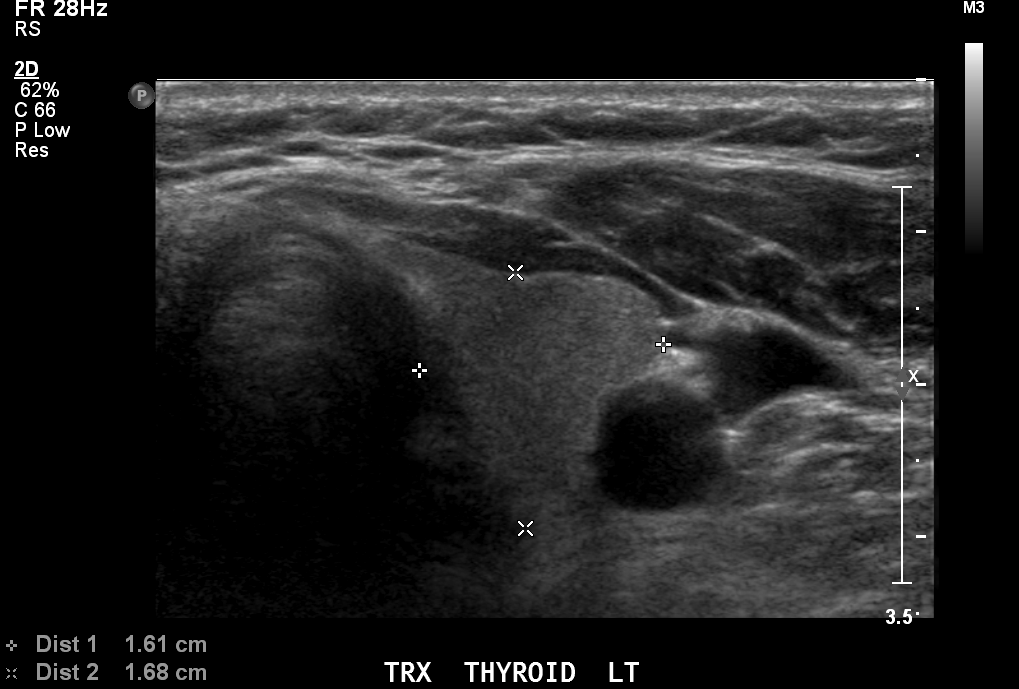
#> input picture Private dataset pre-processing/Data/1 Left Trans Normal Marked.tif, 1019 x 689 px
$ jupyter execute --allow-errors Pre-process-OneImage.ipynb   (shell and % lines are left out)   (older library calls are emulated)
#> lines starting #> are read from the running program, lines starting #| are printed output that depends on the picture; after the words box and inside, x2 and y2 are one past the last pixel; in counts of white or black regions, pixels touching at a corner belong together
[cell 1]
import warnings
warnings.filterwarnings('always')
warnings.filterwarnings('ignore')

import cv2
import numpy as np
from skimage import io
import skimage.morphology as morph
import skimage.color as color
import skimage.measure as measure
import skimage.feature as feature
import skimage.util as util
from sklearn.feature_extraction.image import extract_patches_2d
from scipy.fftpack import dctn
from scipy.fftpack import idctn

import matplotlib.pyplot as plt

# Read image file
img = cv2.imread("Data/1 Left Trans Normal Marked.tif")
#> img is the input picture: shape (689, 1019, 3); min 0, max 255, mean 33.3
# [7 lines of commented-out code are left out]
io.imshow(img)

[cell 2]
# Convert image to grayscale
gray = cv2.cvtColor(img,cv2.COLOR_BGR2GRAY)

# Display grayscale image
io.imshow(gray)

[cell 3]
# Threshold image to form a binary image
# Label the binary image and retain (crop image) the connected component with largest area

ret,thresh = cv2.threshold(gray, 0, 255, 0)
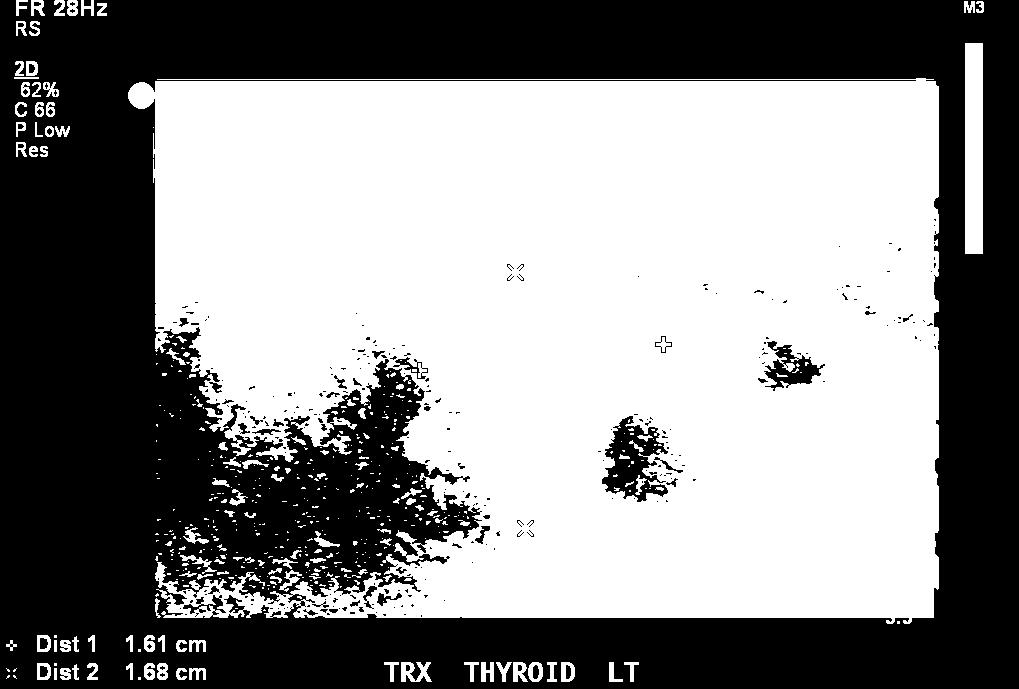
#> thresh: shape (689, 1019); 53.9% white; 294 black regions (246 under 20 px)
im2, contours, hierarchy = cv2.findContours(thresh, cv2.RETR_TREE,
                                                                    cv2.CHAIN_APPROX_SIMPLE)
#> contours = 936 contours, 762 with area under 20; largest, box (x1, y1, x2, y2) and area: (128, 78, 939, 624) 367502, (965, 43, 983, 254) 3570, (601, 415, 669, 503) 3478, (763, 340, 826, 392) 1444, (401, 662, 432, 682) 324
areas = [cv2.contourArea(c) for c in contours]
#> areas = 936 values, max 367502.5 at index 472, min 0 at index 59, mean 416.8
max_index = np.argmax(areas)
#> max_index = 472
cnt=contours[max_index]
#> cnt = contour of 2452 points, box (x1, y1, x2, y2) (128, 78, 939, 624), area 367502
x, y, w, h = cv2.boundingRect(cnt)
#> x = 128; y = 78; w = 811; h = 546
crop_img_for_tick_bar = gray[y:y+h, x+20:x+w+40]
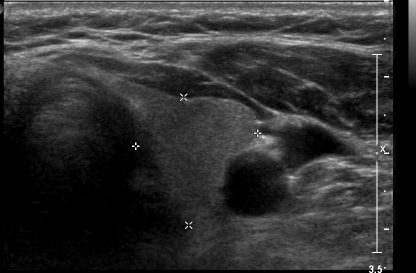
#> crop_img_for_tick_bar: shape (546, 831) (shown at 1/2 size); min 0, max 255, mean 48.4
crop_img = gray[y:y+h, x+20:x+w-20]
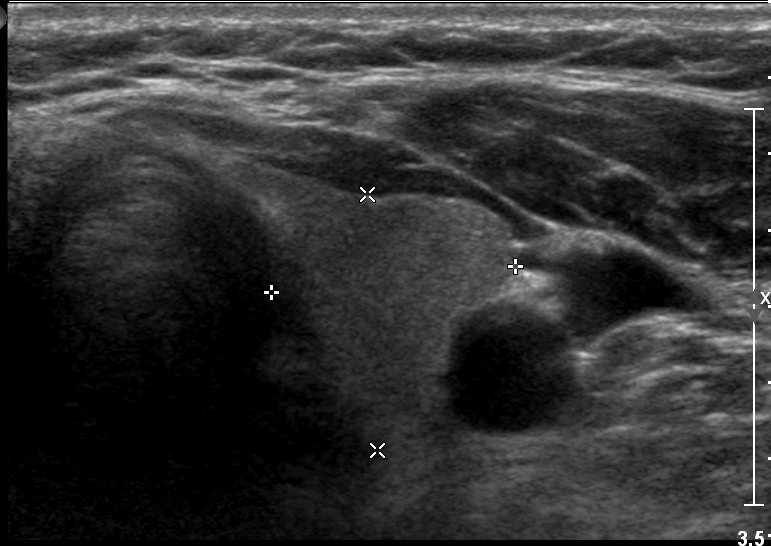
#> crop_img: shape (546, 771); min 0, max 255, mean 50.3
io.imshow(crop_img)

[cell 4]
# Histogram of image

img_hist, bin_edges = np.histogram(crop_img, bins=256, range=(0, 255))
#> img_hist = 256 values, max 63232 at index 0, min 0 at index 1, mean 1644.4; bin_edges = 257 values from 0 to 255
plt.figure()
plt.bar(range(1, 257, 1), img_hist)
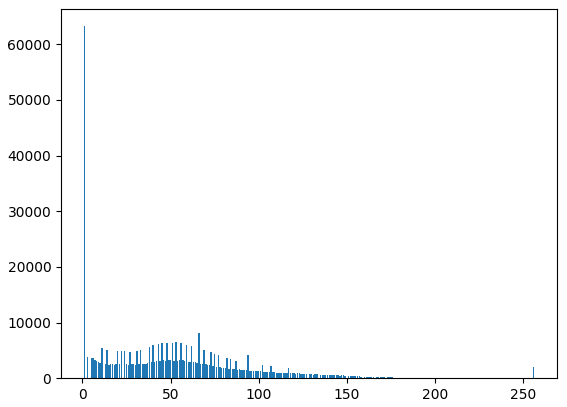
#> figure drawn by matplotlib, 1 panel; tallest bar 63232 high, from x = 0.6 to 1.4

[cell 5]
# Divide graylevel of histogram into 3 parts (0:100; 101:200; 201:255)

hist_1 = img_hist[0:101]
#> hist_1 = 101 values, max 63232 at index 0, min 0 at index 1, mean 3683.5
hist_2 = img_hist[101:201]
#> hist_2 = 100 values, max 2402 at index 0, min 0 at index 26, mean 466.6
hist_3 = img_hist[201:256]
#> hist_3 = 55 values, max 2041 at index 54, min 0 at index 2, mean 41.4

# Find the histogram peak at each of the three divided parts
hist_1_peak = np.argmax(hist_1)+1
#> hist_1_peak = 1
hist_2_peak = np.argmax(hist_2)+101
#> hist_2_peak = 101
hist_3_peak = np.argmax(hist_3)+201
#> hist_3_peak = 255

# Declare a binary mask (initially all zeros) of same size as the cropped image
bin_mask = np.zeros_like(crop_img, dtype=bool)

# Get all the x,y co-ordinates where the cropped image has the same intensity as the histogram peaks
pts_1 = np.where(crop_img == hist_1_peak)
#> pts_1 = (empty array, empty array)
pts_1 = np.transpose(np.vstack(pts_1))
#> pts_1 = empty array

pts_2 = np.where(crop_img == hist_2_peak)
#> pts_2 = 2402 positions, rows 3 to 536, columns 8 to 770
pts_2 = np.transpose(np.vstack(pts_2))
#> pts_2 = 2402 pairs, first value 3 to 536, second value 8 to 770

pts_3 = np.where(crop_img == hist_3_peak)
#> pts_3 = 2041 positions, rows 0 to 545, columns 9 to 770
pts_3 = np.transpose(np.vstack(pts_3))
#> pts_3 = 2041 pairs, first value 0 to 545, second value 9 to 770

# Assign all the x,y points collected as 1 (True) in binary mask
for r,c in pts_1:
    bin_mask[r, c] = True
#> this loop made 0 passes
#> bin_mask: shape (546, 771) bool; every value is 0

for r,c in pts_2:
    bin_mask[r, c] = True
#> this loop made 2402 passes
#> (r, c) on passes 1 to 3: (3, 48), (3, 50), (3, 85)
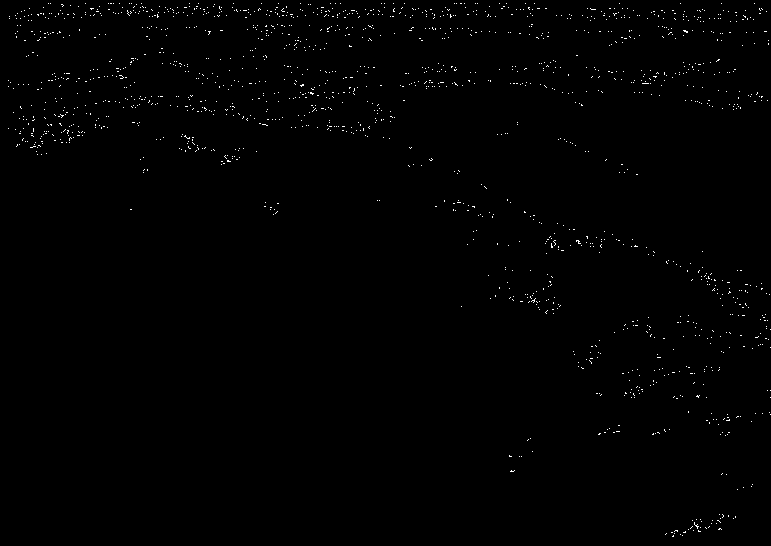
#> bin_mask: shape (546, 771) bool; 0.57% white in thin lines or dots

for r,c in pts_3:
    bin_mask[r, c] = True
#> this loop made 2041 passes
#> (r, c) on passes 1 to 3: (0, 768), (0, 769), (0, 770)
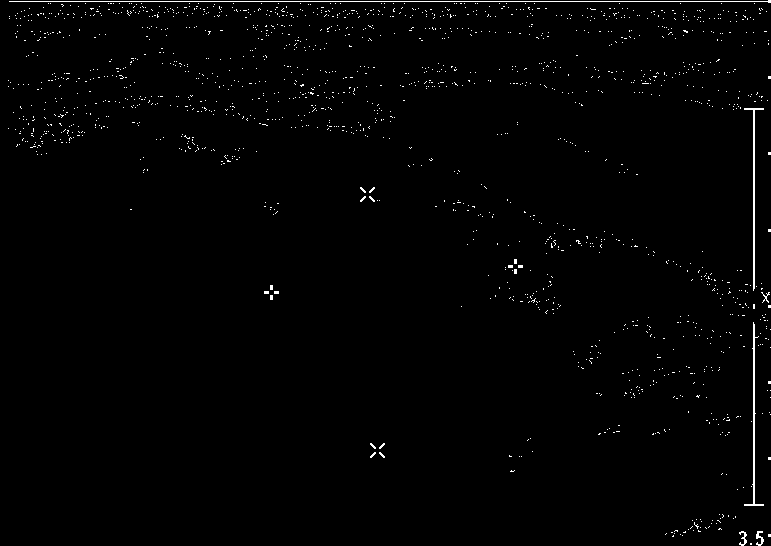
#> bin_mask: shape (546, 771) bool; 1.1% white in thin lines or dots

# Invertbinary mask
bin_mask_inv = np.invert(bin_mask)
#> bin_mask_inv: shape (546, 771) bool; 98.9% white; black in thin lines or dots
io.imshow(bin_mask_inv)

# Multiply binary mask with cropped image to remove predicted artifacts
out_img = crop_img*bin_mask_inv

# Show output image with predicted artifacts removed
io.imshow(out_img)

[cell 6]
# Restore the "gap" after removing the artifacts pixels by simulating the surrounding textures

# Pad the image so to get inter number of 8 X 8 blocks
r, c = out_img.shape
r_pad = 8 - (r % 8)
c_pad = 8 - (c % 8)

r_pad_l = int(np.floor(r_pad/2))
r_pad_r = int(np.ceil(r_pad/2))

c_pad_l = int(np.floor(c_pad/2))
c_pad_r = int(np.ceil(c_pad/2))

out_img_pad = np.pad(crop_img, ((r_pad_l, r_pad_r), (c_pad_l, c_pad_r)), mode='symmetric')

row_pad = out_img_pad.shape[0]
col_pad = out_img_pad.shape[1]

# Compute the two-dimensional DCT of 8-by-8 blocks in the image
mask = [[1, 1, 1, 1, 0, 0, 0, 0],
        [1, 1, 1, 0, 0, 0, 0, 0],
        [1, 1, 0, 0, 0, 0, 0, 0],
        [1, 0, 0, 0, 0, 0, 0, 0],
        [0, 0, 0, 0, 0, 0, 0, 0],
        [0, 0, 0, 0, 0, 0, 0, 0],
        [0, 0, 0, 0, 0, 0, 0, 0],
        [0, 0, 0, 0, 0, 0, 0, 0]]

idct_img = np.zeros_like(out_img_pad)

for row in range(0, row_pad-1, 8):
    for col in range(0, col_pad-1, 8):
        img_patch = out_img_pad[row:row+8, col:col+8]
        dct_img_patch = dctn(img_patch)

        # Discard all but 10 of the 64 DCT coefficients in each block and compute the Inverse DCT
        dct_img_patch = dct_img_patch*mask

        # Inverse DCT
        idct_img[row:row+8, col:col+8] = idctn(dct_img_patch)
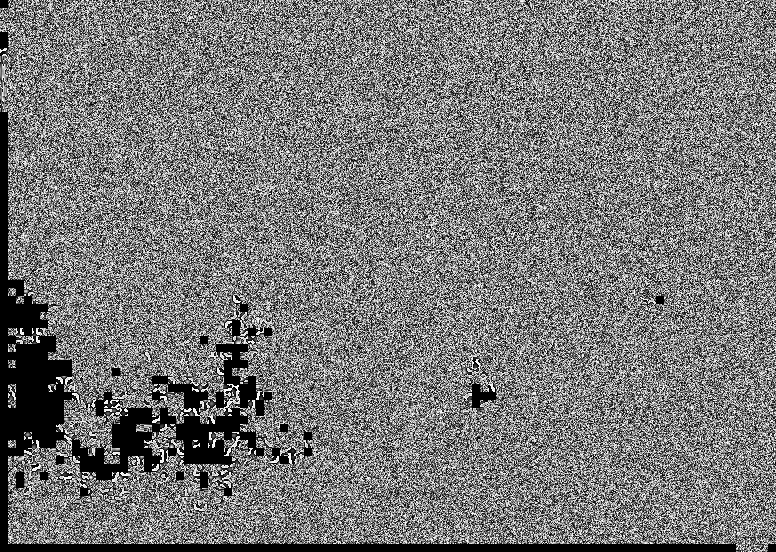
#> idct_img: shape (552, 776); min 0, max 255, mean 119.8

# Reduce the Inverse DCT image to same size as the original
idct_img = idct_img[r_pad_l:row_pad-r_pad_r, c_pad_l:col_pad-c_pad_r]
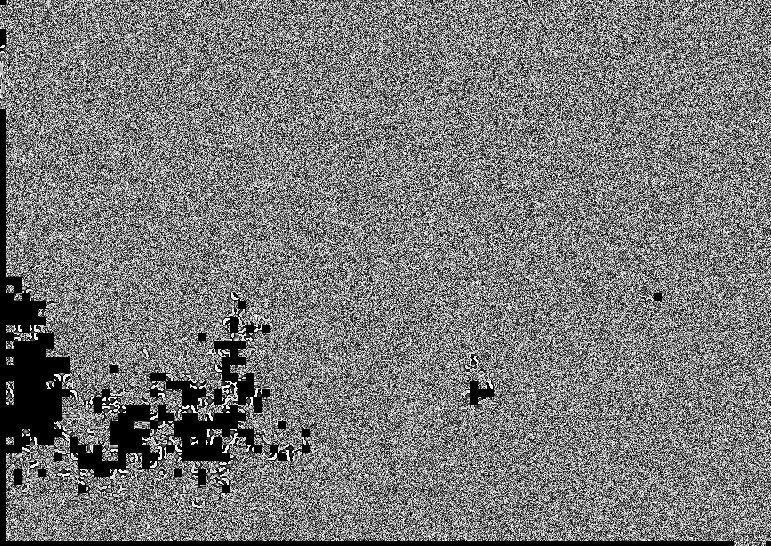
#> idct_img: shape (546, 771); min 0, max 255, mean 120.6

# Show the inverse DCT computed for 8 X 8 blocks of the image after artifact removal
io.imshow(idct_img)

[cell 7]
# Only the "gaps" are replaced by the approximated textures, preserve the original textures
corr_img = (idct_img*bin_mask)+out_img

# Show the image corrected after artifact removal using inverse DCT to approximate neighbouring regions
io.imshow(corr_img)

[cell 8]
# Crop the right 70% of the image to detect tick bar
crop_img_h, crop_img_w = crop_img_for_tick_bar.shape
img_tick = crop_img_for_tick_bar[:, int(0.70*crop_img_w):crop_img_w]
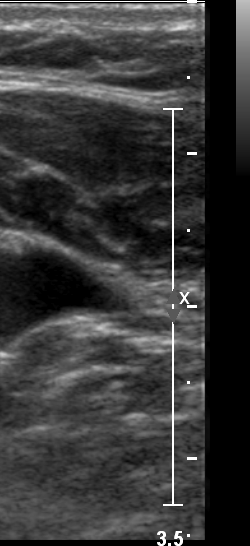
#> img_tick: shape (546, 250); min 0, max 255, mean 54.9
io.imshow(img_tick)

[cell 9]
# Detect the column containing tick bar by estimating intensity peaks
img_tick_h, img_tick_w = img_tick.shape
peaks = []
column = 0
for i in range(0, img_tick_w-1, 1):
    col = img_tick[:, i]
    peak_pts = feature.peak.peak_local_max(col, min_distance=10, threshold_abs=250, num_peaks=100)
    if peak_pts.shape[0] > 15 and peak_pts.shape[0] < 25:
        peaks = peak_pts
        column = i
        break

# Show the column containing tick bar as a line
img_tick_copy = img_tick
#> (the rest of this cell did not finish here and is left out)

$ run again, with Private dataset pre-processing/Data/13 Left Trans Normal Marked.tif copied over Private dataset pre-processing/Data/1 Left Trans Normal Marked.tif
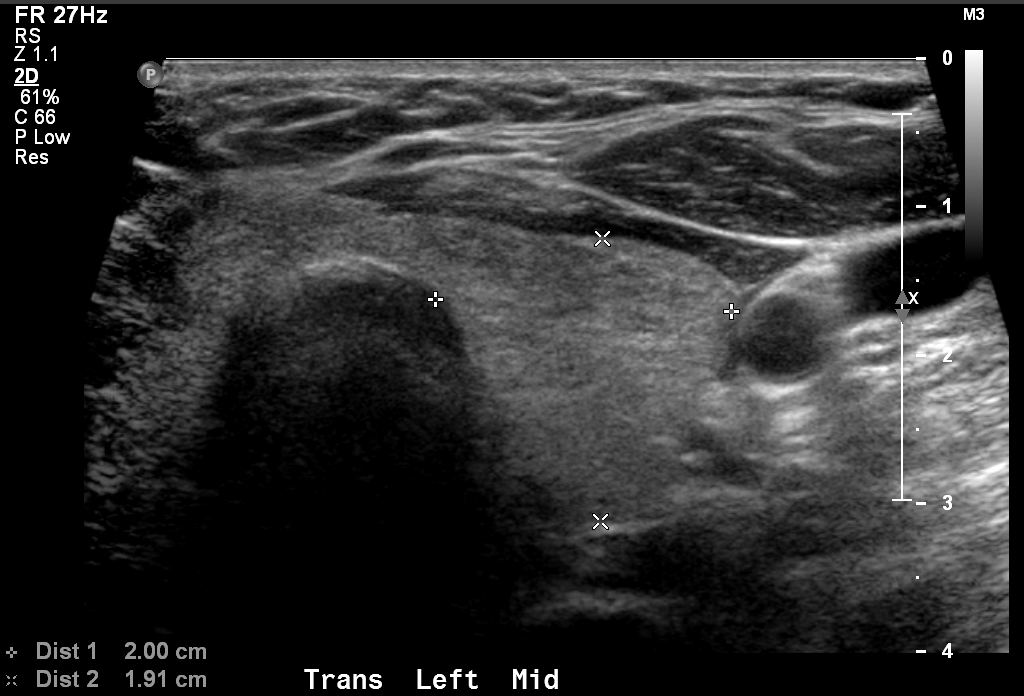
#> input picture Private dataset pre-processing/Data/13 Left Trans Normal Marked.tif, 1024 x 696 px
#> img is the input picture: shape (696, 1024, 3); min 0, max 255, mean 45
#> thresh: shape (696, 1024); 62.4% white; 391 black regions (318 under 20 px)
#> contours = 900 contours, 670 with area under 20; largest, box (x1, y1, x2, y2) and area: (84, 50, 1009, 658) 432670, (0, 0, 1024, 4) 3069, (109, 244, 174, 286) 1065, (603, 556, 676, 593) 877, (902, 178, 952, 212) 694
#> areas = 900 values, max 432670.5 at index 377, min 0 at index 48, mean 505.3
#> max_index = 377
#> cnt = contour of 3130 points, box (x1, y1, x2, y2) (84, 50, 1009, 658), area 432670
#> x = 84; y = 50; w = 925; h = 608
#> img_hist = 256 values, max 113346 at index 0, min 0 at index 2, mean 2101.9; bin_edges = 257 values from 0 to 255
#> hist_1 = 101 values, max 113346 at index 0, min 0 at index 2, mean 4356.8
#> hist_2 = 100 values, max 4261 at index 7, min 0 at index 26, mean 924.1
#> hist_3 = 55 values, max 2436 at index 54, min 0 at index 8, mean 102.4
#> hist_1_peak = 1
#> hist_2_peak = 108
#> hist_3_peak = 255
#> `pts_1 = np.where(crop_img == hist_1_peak)`: pts_1 = 4347 positions, rows 11 to 602, columns 0 to 878
#> `pts_1 = np.transpose(np.vstack(pts_1))`: pts_1 = 4347 pairs, first value 11 to 602, second value 0 to 878
#> `pts_2 = np.where(crop_img == hist_2_peak)`: pts_2 = 4261 positions, rows 10 to 605, columns 2 to 884
#> `pts_2 = np.transpose(np.vstack(pts_2))`: pts_2 = 4261 pairs, first value 10 to 605, second value 2 to 884
#> `pts_3 = np.where(crop_img == hist_3_peak)`: pts_3 = 2436 positions, rows 0 to 607, columns 62 to 884
#> `pts_3 = np.transpose(np.vstack(pts_3))`: pts_3 = 2436 pairs, first value 0 to 607, second value 62 to 884
#> the loop `for r,c in pts_1:` made 4347 passes
#> (r, c) on passes 1 to 3: (11, 822), (13, 57), (30, 827)
#> the loop `for r,c in pts_2:` made 4261 passes
#> (r, c) on passes 1 to 3: (10, 75), (10, 96), (10, 98)
#> after the loop `for r,c in pts_2:`:
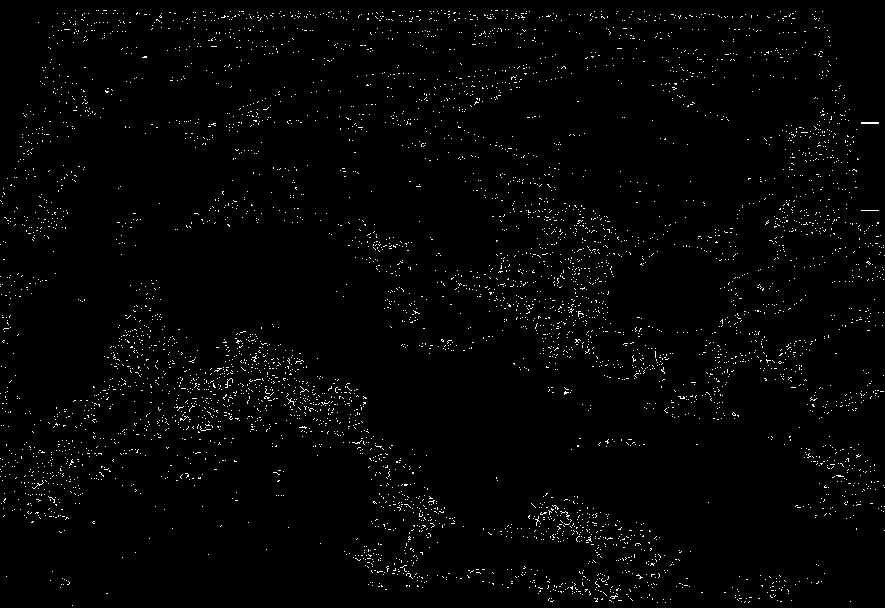
#> bin_mask: shape (608, 885) bool; 1.6% white in thin lines or dots
#> the loop `for r,c in pts_3:` made 2436 passes
#> (r, c) on passes 1 to 3: (0, 842), (0, 843), (0, 844)
#> bin_mask_inv: shape (608, 885) bool; 97.9% white; black in thin lines or dots
#> `img_tick = crop_img_for_tick_bar[:, int(0.70*crop_img_w):crop_img_w]`:
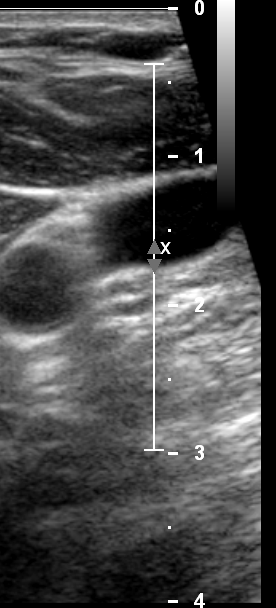
#> img_tick: shape (608, 276); min 0, max 255, mean 73.3
#> the loop `for i in range(0, img_tick_w-1, 1):` made 275 passes
#> peak_pts on passes 25 to 27: [191], [191], [191]
